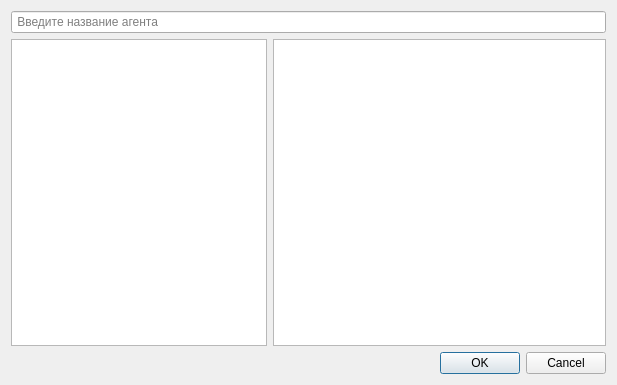
<?xml version="1.0" encoding="UTF-8"?>
<ui version="4.0">
 <class>AgentBaseSelection</class>
 <widget class="QDialog" name="AgentBaseSelection">
  <property name="geometry">
   <rect>
    <x>0</x>
    <y>0</y>
    <width>617</width>
    <height>385</height>
   </rect>
  </property>
  <property name="windowTitle">
   <string>Выбор основы для агента</string>
  </property>
  <layout class="QVBoxLayout" name="verticalLayout">
   <item>
    <widget class="QLineEdit" name="nameEdit">
     <property name="placeholderText">
      <string> Введите название агента</string>
     </property>
    </widget>
   </item>
   <item>
    <layout class="QHBoxLayout" name="horizontalLayout">
     <item>
      <widget class="QListWidget" name="objectList">
       <property name="sizePolicy">
        <sizepolicy hsizetype="Fixed" vsizetype="Expanding">
         <horstretch>0</horstretch>
         <verstretch>0</verstretch>
        </sizepolicy>
       </property>
      </widget>
     </item>
     <item>
      <widget class="QGraphicsView" name="preview"/>
     </item>
    </layout>
   </item>
   <item>
    <widget class="QDialogButtonBox" name="buttonBox">
     <property name="orientation">
      <enum>Qt::Orientation::Horizontal</enum>
     </property>
     <property name="standardButtons">
      <set>QDialogButtonBox::StandardButton::Cancel|QDialogButtonBox::StandardButton::Ok</set>
     </property>
    </widget>
   </item>
  </layout>
 </widget>
 <resources/>
 <connections>
  <connection>
   <sender>buttonBox</sender>
   <signal>accepted()</signal>
   <receiver>AgentBaseSelection</receiver>
   <slot>accept()</slot>
   <hints>
    <hint type="sourcelabel">
     <x>248</x>
     <y>254</y>
    </hint>
    <hint type="destinationlabel">
     <x>157</x>
     <y>274</y>
    </hint>
   </hints>
  </connection>
  <connection>
   <sender>buttonBox</sender>
   <signal>rejected()</signal>
   <receiver>AgentBaseSelection</receiver>
   <slot>reject()</slot>
   <hints>
    <hint type="sourcelabel">
     <x>316</x>
     <y>260</y>
    </hint>
    <hint type="destinationlabel">
     <x>286</x>
     <y>274</y>
    </hint>
   </hints>
  </connection>
 </connections>
</ui>
